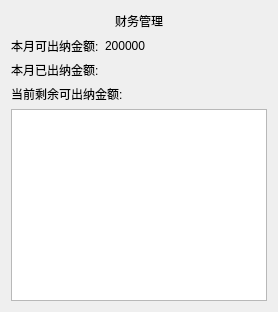
        <widget class="QWidget" name="page_26">
         <layout class="QVBoxLayout" name="verticalLayout_55">
          <item>
           <layout class="QHBoxLayout" name="horizontalLayout_59">
            <item>
             <spacer name="horizontalSpacer_29">
              <property name="orientation">
               <enum>Qt::Horizontal</enum>
              </property>
              <property name="sizeHint" stdset="0">
               <size>
                <width>40</width>
                <height>20</height>
               </size>
              </property>
             </spacer>
            </item>
            <item>
             <widget class="QLabel" name="label_45">
              <property name="text">
               <string>财务管理</string>
              </property>
              <property name="alignment">
               <set>Qt::AlignCenter</set>
              </property>
             </widget>
            </item>
            <item>
             <spacer name="horizontalSpacer_30">
              <property name="orientation">
               <enum>Qt::Horizontal</enum>
              </property>
              <property name="sizeHint" stdset="0">
               <size>
                <width>40</width>
                <height>20</height>
               </size>
              </property>
             </spacer>
            </item>
           </layout>
          </item>
          <item>
           <layout class="QHBoxLayout" name="horizontalLayout_63">
            <item>
             <layout class="QVBoxLayout" name="verticalLayout_54">
              <item>
               <layout class="QHBoxLayout" name="horizontalLayout_60">
                <item>
                 <widget class="QLabel" name="label_46">
                  <property name="text">
                   <string>本月可出纳金额:</string>
                  </property>
                 </widget>
                </item>
                <item>
                 <widget class="QLabel" name="label_47">
                  <property name="text">
                   <string>200000</string>
                  </property>
                 </widget>
                </item>
               </layout>
              </item>
              <item>
               <layout class="QHBoxLayout" name="horizontalLayout_61">
                <item>
                 <widget class="QLabel" name="label_48">
                  <property name="text">
                   <string>本月已出纳金额:</string>
                  </property>
                 </widget>
                </item>
                <item>
                 <widget class="QLabel" name="moneyCost_FN_LB">
                  <property name="text">
                   <string/>
                  </property>
                 </widget>
                </item>
               </layout>
              </item>
              <item>
               <layout class="QHBoxLayout" name="horizontalLayout_62">
                <item>
                 <widget class="QLabel" name="label_50">
                  <property name="text">
                   <string>当前剩余可出纳金额:</string>
                  </property>
                 </widget>
                </item>
                <item>
                 <widget class="QLabel" name="moneyleft_FN_LB">
                  <property name="text">
                   <string/>
                  </property>
                 </widget>
                </item>
               </layout>
              </item>
             </layout>
            </item>
            <item>
             <spacer name="horizontalSpacer_31">
              <property name="orientation">
               <enum>Qt::Horizontal</enum>
              </property>
              <property name="sizeHint" stdset="0">
               <size>
                <width>40</width>
                <height>20</height>
               </size>
              </property>
             </spacer>
            </item>
           </layout>
          </item>
          <item>
           <widget class="QTableView" name="financialCheck_View"/>
          </item>
         </layout>
        </widget>
